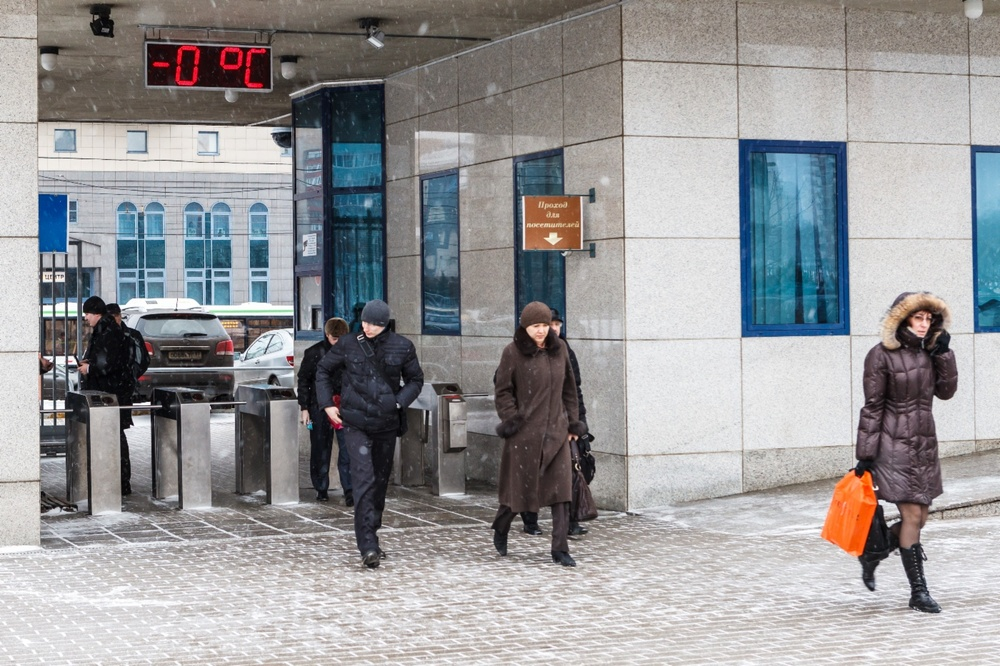
#> input picture data/foto2.jpg, 1000 x 666 px, shrunk from 1400 x 933 before the run, given in place of video.mp4, which was not available
$ python main.py
#> lines starting #> are read from the running program, lines starting #| are printed output that depends on the picture; pictures that were not available may be replaced by others from this repository, and a replacement may not be noted
import cv2

# вывод картинки
"""img = cv2.imread('data/foto2.jpg')
cv2.imshow('Rezult', img)
cv2.waitKey(5000)"""

# Вывод видео
# выход из проги "q"
"""cap = cv2.VideoCapture('data/video.mp4')
while True:
    ret, frame = cap.read()
    if not ret:
        break
    cv2.imshow('Rezult', frame)
    if cv2.waitKey(1) & 0xFF == ord('q'):
        break"""

cap = cv2.VideoCapture('data/video.mp4')
cap.set(3,300)
cap.set(4,200)

# Обработка  каждого кадра в видео

while True:

    ret, img = cap.read()
#> img is the input picture: shape (666, 1000, 3); mean B, G, R 152.8, 151.2, 151.5

    # Изменение фрейма  видео
    img = cv2.GaussianBlur(img, (9,9), 0)
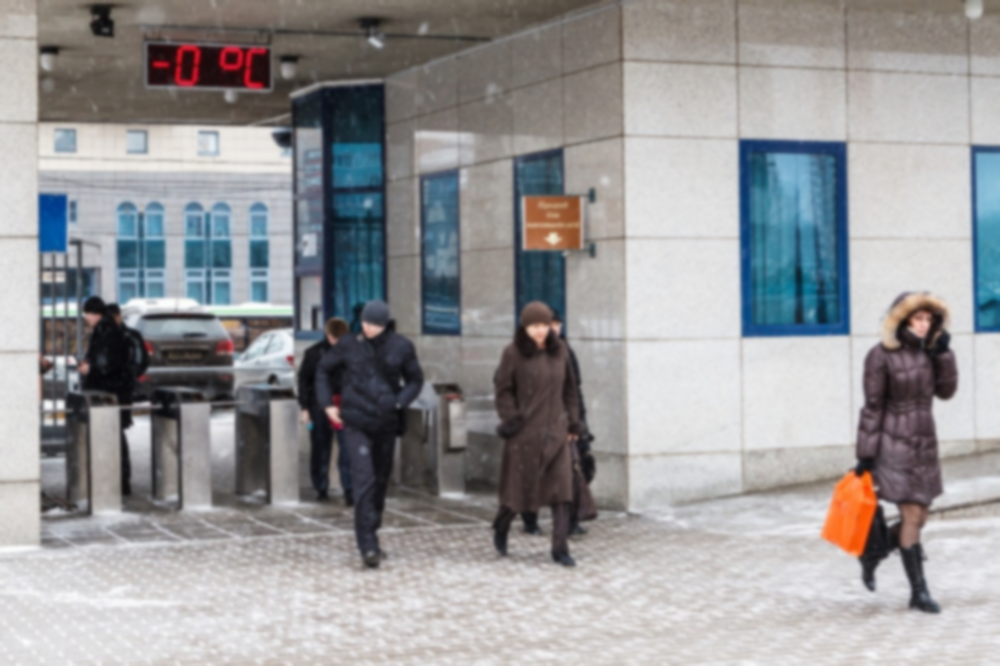
#> img: shape (666, 1000, 3); mean B, G, R 152.8, 151.2, 151.5


    img = cv2.cvtColor(img, cv2.COLOR_BGR2GRAY)
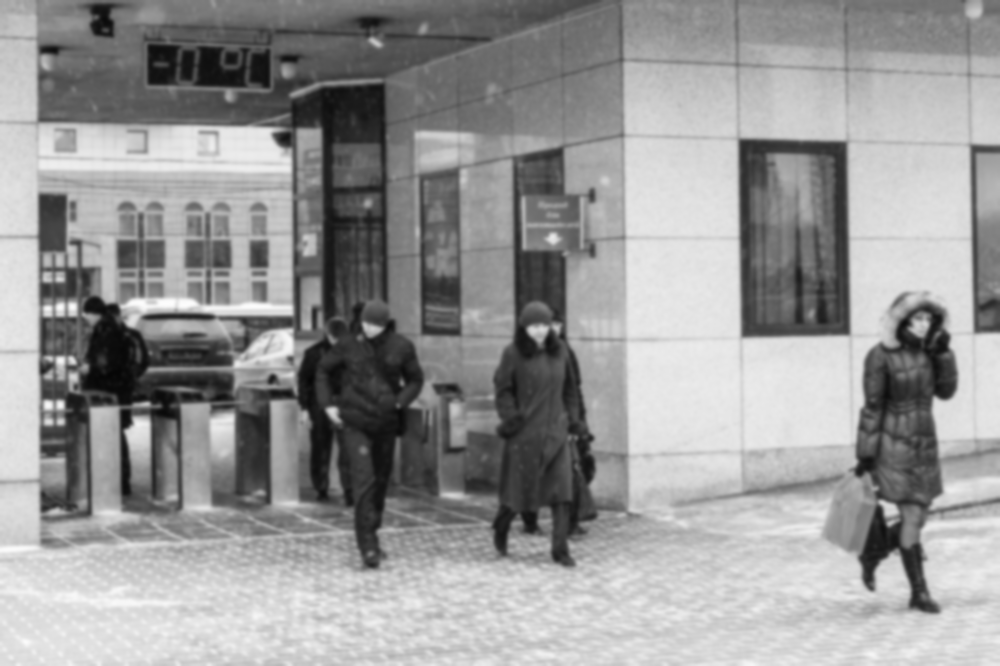
#> img: shape (666, 1000); min 5, max 253, mean 151.5
    img = cv2.Canny(img, 100, 100)
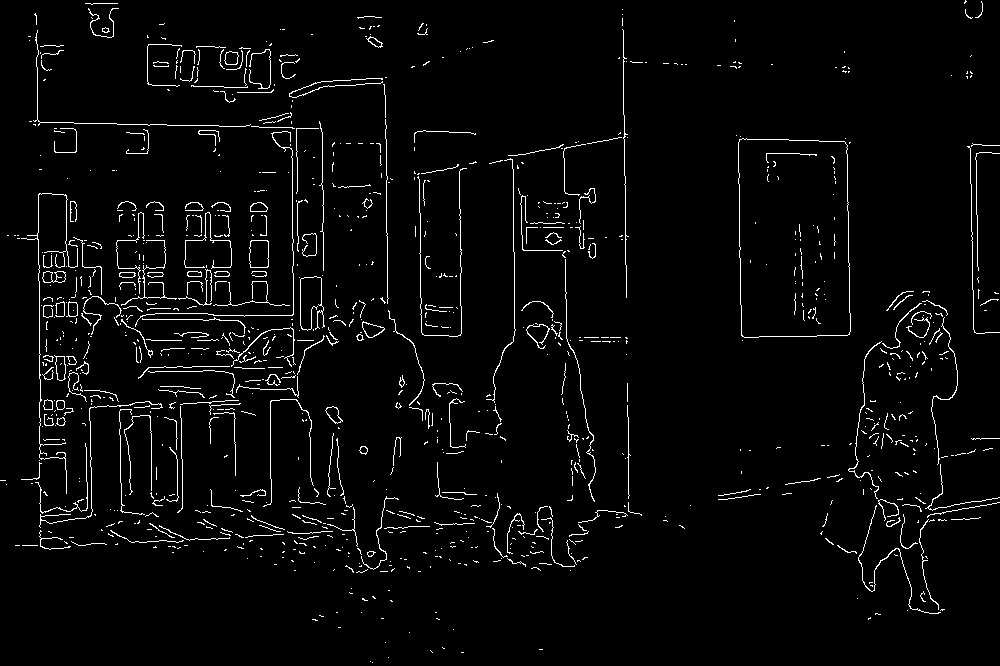
#> img: shape (666, 1000); 3.1% white in thin lines or dots

    cv2.imshow('Rezult', img)
    if cv2.waitKey(1) & 0xFF == ord('q'):
#> (key q is pressed here)
        break

$ run again, on data/foto3.jpg
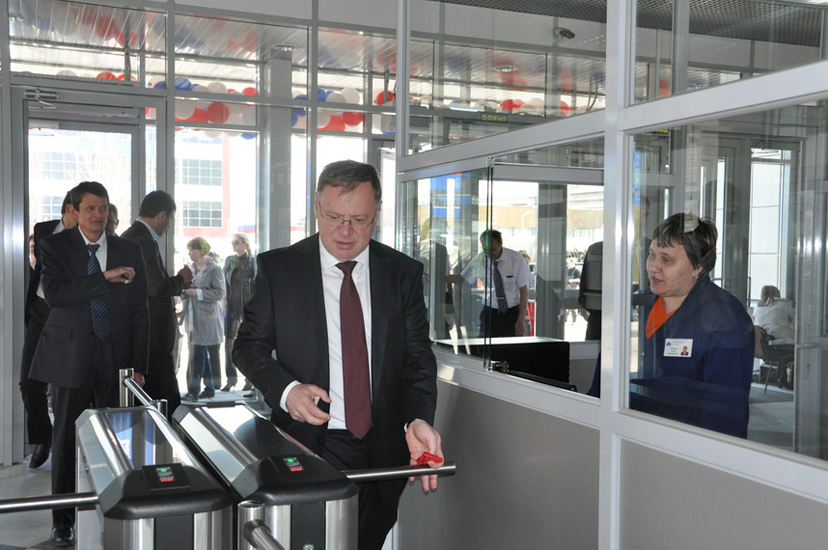
#> input picture data/foto3.jpg, 828 x 550 px, given in place of video.mp4, which was not available
#> img is the input picture: shape (550, 828, 3); mean B, G, R 121, 120.8, 119.9
#> `img = cv2.cvtColor(img, cv2.COLOR_BGR2GRAY)`:
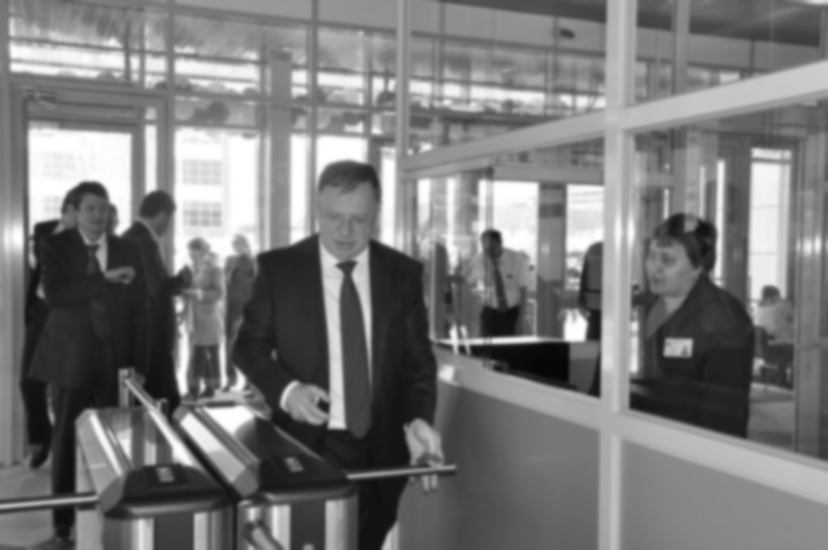
#> img: shape (550, 828); min 6, max 255, mean 120.5
#> `img = cv2.Canny(img, 100, 100)`:
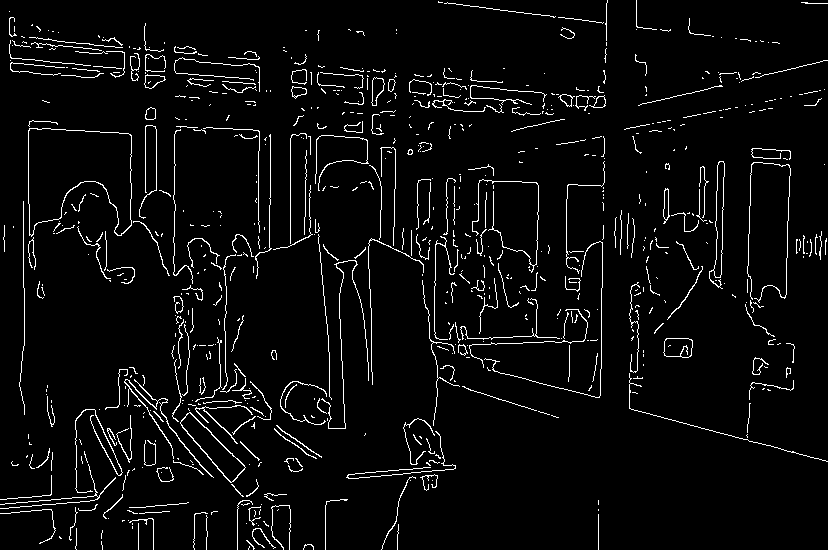
#> img: shape (550, 828); 4.3% white in thin lines or dots
